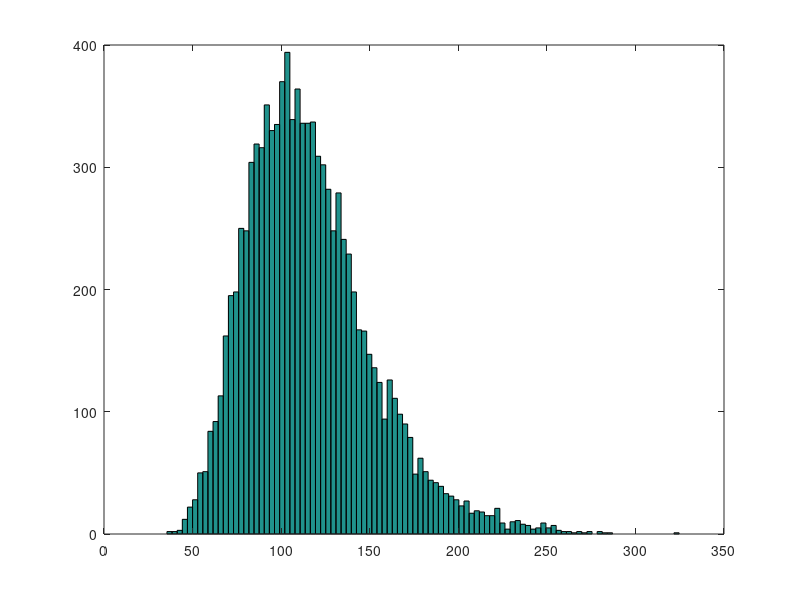

Reproduce this figure in MATLAB.
T = 1;
N = 52;
dt = T/N;
mu = 0.15;
sigma = 0.3;
initialS = 100;
numberS = 10000; % 10000 sample paths
dS = zeros(numberS,N*T);
dz = randn(numberS, N*T) * sqrt(dt);
S = zeros(numberS, N*T + 1);
for i = 1:numberS
    S(i,1) = initialS;
    for j = 1:N*T
        dS(i,j) = S(i, j)*(mu*dt + sigma*dz(i,j));
        S(i, j+1) = S(i,j)+dS(i,j);
    end
end

nbins = 100;
hist(S(:, N*T + 1), nbins);